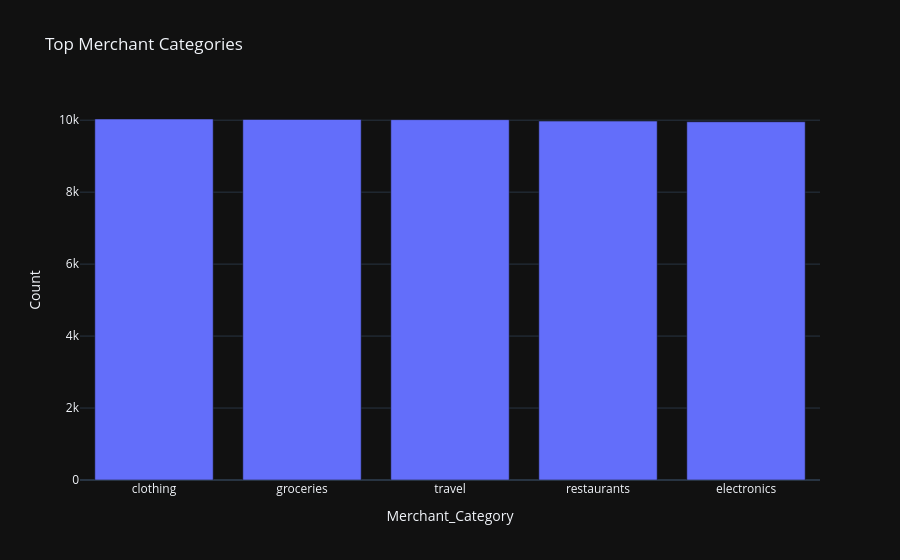

Write notebook code for a chart like this one.
### Code cell
fig = px.bar(
    merchant_dist,
    x="Merchant_Category",
    y="Count",
    title="Top Merchant Categories"
)

fig.show()

### Figure 1 — Plotly figure (JSON) as saved in the notebook; plotly's stock layout.template omitted (floating-point values rounded to 4 significant figures)
{"data": [{"hovertemplate": "Merchant_Category=%{x}<br>Count=%{y}<extra></extra>", "legendgroup": "", "marker": {"color": "#636efa", "pattern": {"shape": ""}}, "name": "", "orientation": "v", "showlegend": false, "textposition": "auto", "x": ["clothing", "groceries", "travel", "restaurants", "electronics"], "xaxis": "x", "y": [10033, 10019, 10015, 9975, 9956], "yaxis": "y", "type": "bar"}], "layout": {"xaxis": {"anchor": "y", "domain": [0.0, 1.0], "title": {"text": "Merchant_Category"}}, "yaxis": {"anchor": "x", "domain": [0.0, 1.0], "title": {"text": "Count"}}, "legend": {"tracegroupgap": 0}, "title": {"text": "Top Merchant Categories"}, "barmode": "relative"}}
